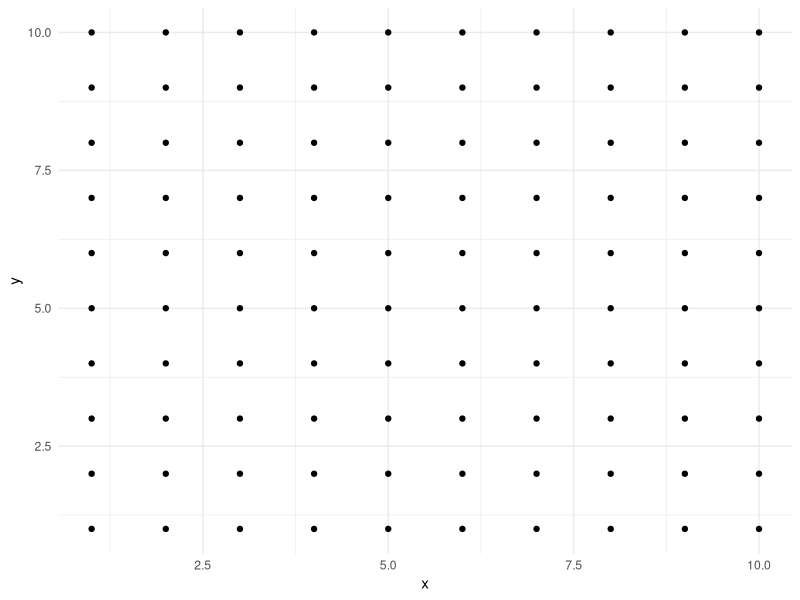
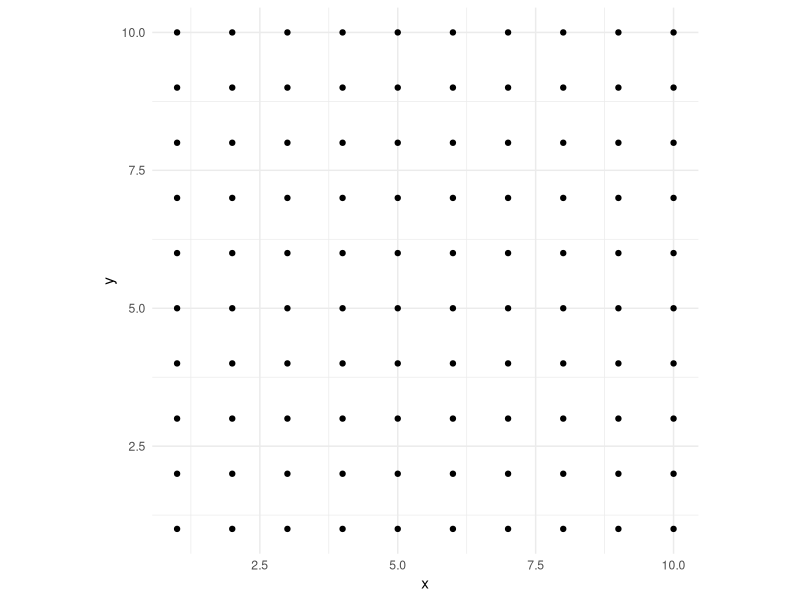
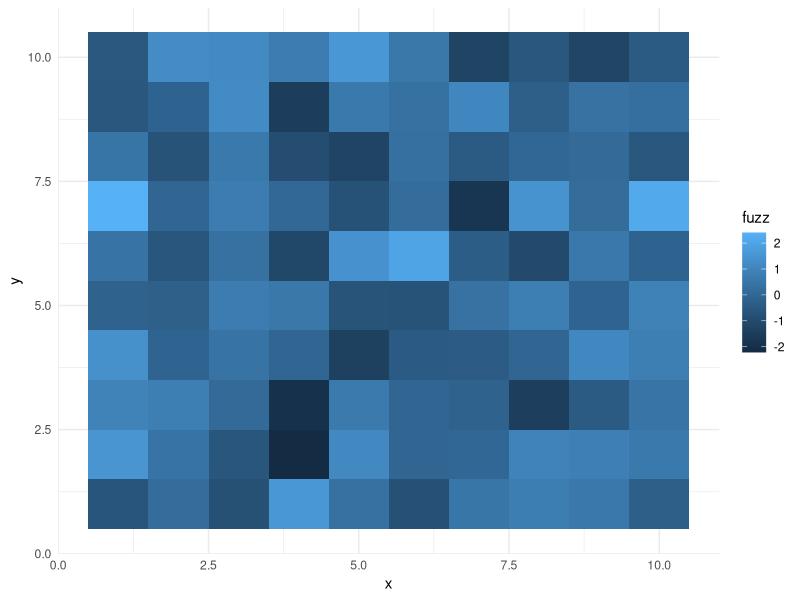
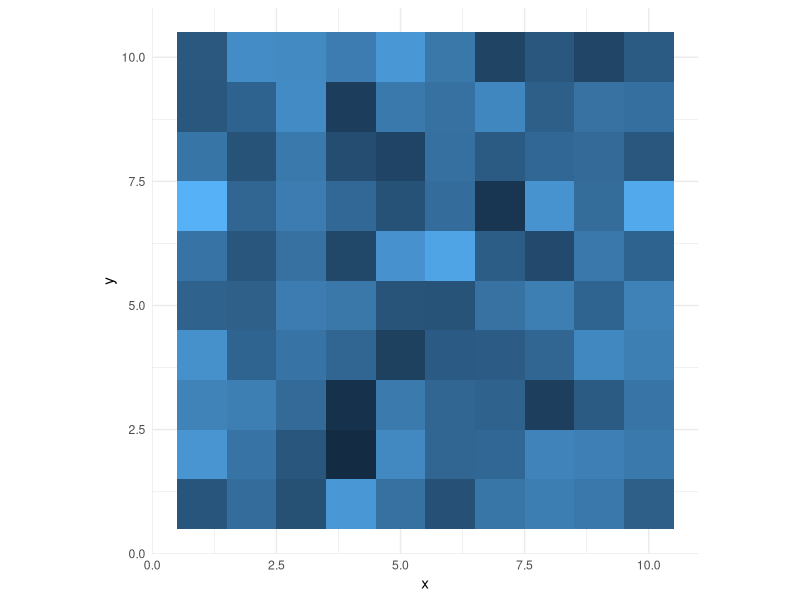
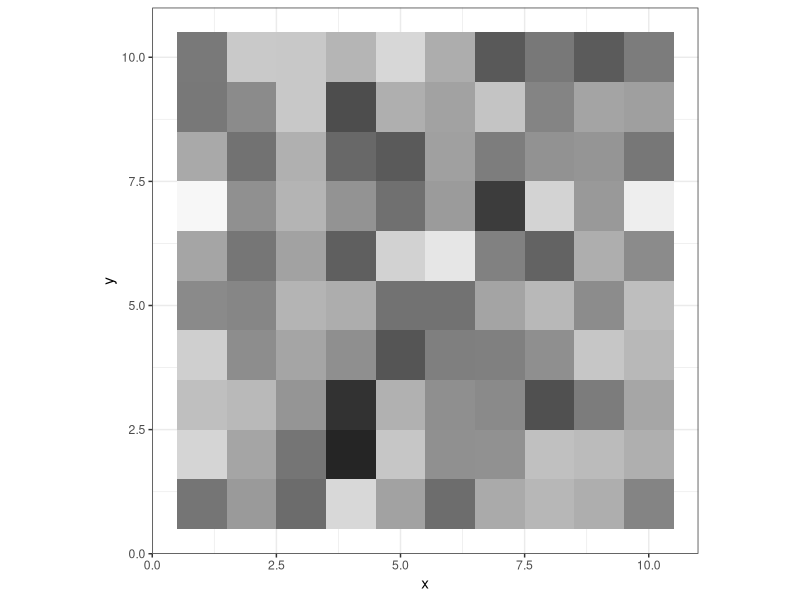
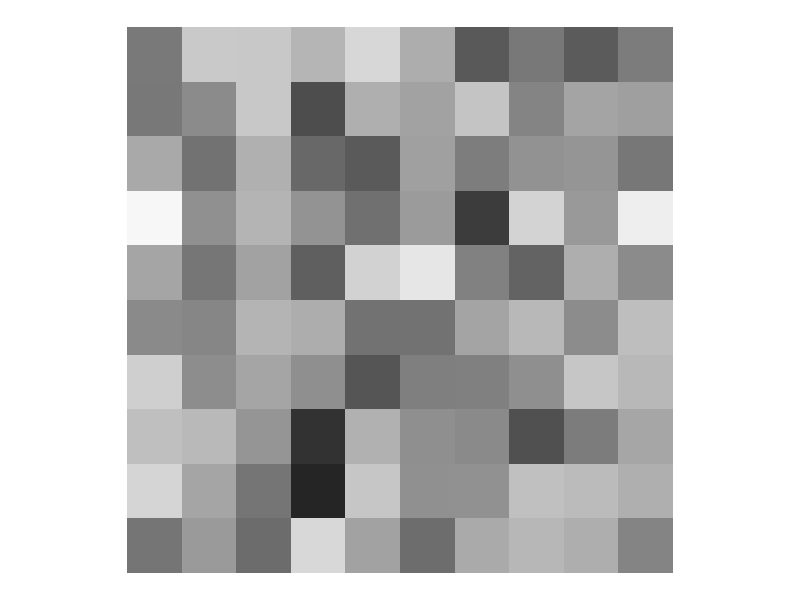
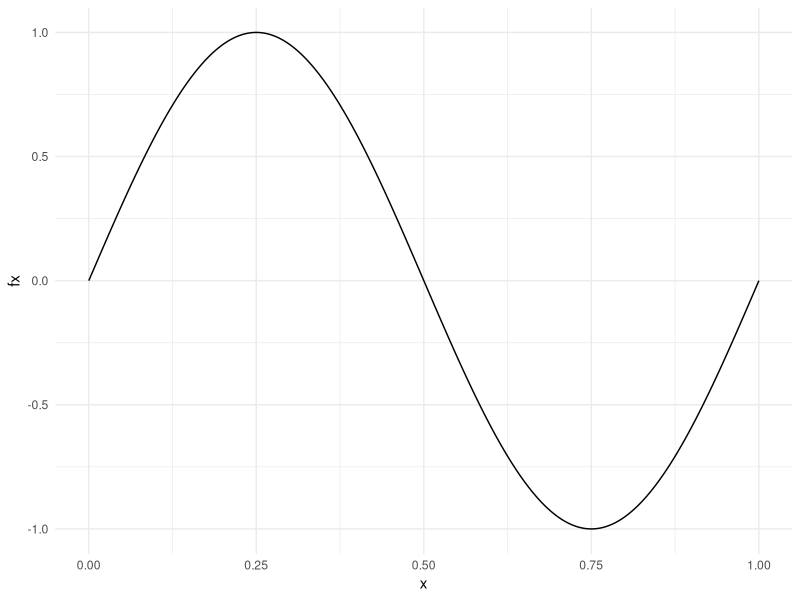
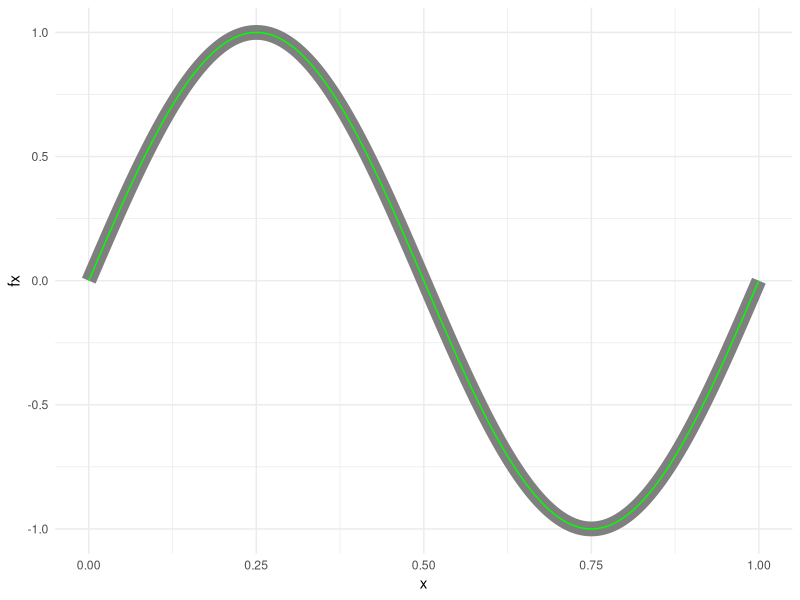

R code for these plots, in order:
## ---- chunk 1
knitr::opts_chunk$set(echo = TRUE)
## ---- chunk 2
library("tidyverse")

df <- expand.grid("x" = 1:10, "y" = 1:10) 
ggplot(df, aes(x, y)) +
  geom_point() +
  theme_minimal()
## ---- chunk 3
ggplot(df, aes(x, y)) +
  geom_point() +
  theme_minimal() +
  coord_equal()
## ---- chunk 4
set.seed(1)
fuzz <- rnorm(nrow(df))
ggplot(df, aes(x, y, fill = fuzz)) +
  theme_minimal() +
  geom_tile()
## ---- chunk 5
set.seed(1)
fuzz <- rnorm(nrow(df))
ggplot(df, aes(x, y, fill = fuzz)) +
  theme_minimal() +
  geom_tile() +
  theme(legend.position="none") +
  coord_equal()
## ---- chunk 6
set.seed(1)
fuzz <- rnorm(nrow(df))
ggplot(df, aes(x, y, fill = fuzz)) +
  theme_bw() +
  geom_tile() +
  coord_equal() +
  theme(legend.position="none") +
  scale_fill_distiller(palette = "Greys")
## ---- chunk 7
set.seed(1)
fuzz <- rnorm(nrow(df))
ggplot(df, aes(x, y, fill = fuzz)) +
  geom_tile() +
  coord_equal() +
  scale_fill_distiller(palette = "Greys") +
  ylab(NULL) +
  xlab(NULL) +
  theme_void() +
  theme(legend.position="none")
## ---- chunk 8
x <- seq(0, 1, 1e-4)
fx <- sin(2*pi*x)
sine <- data.frame("x" = x, "y" = fx)
ggplot(sine, aes(x, fx)) +
  theme_minimal() +
  geom_line()
## ---- chunk 9
x <- seq(0, 1, 1e-4)
fx <- sin(2*pi*x) # wrong geom!!!
sine <- data.frame("x" = x, "y" = fx)
ggplot(sine, aes(x, fx)) +
  theme_minimal() +
  geom_line(color = "gray50", size = 5) +
  geom_line(color = "green")
